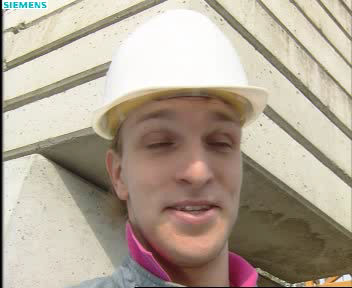
%> input picture Test/Set14/foreman.bmp, 352 x 288 px
$ octave test.m   (GNU Octave 9; MATLAB toolbox functions it lacks are replaced by stand-ins)
%> lines starting %> are read from the running program, lines starting %| are printed output that depends on the picture
clc;
clear;
close all;

image=im2double(rgb2gray(imread('Test\Set14\foreman.bmp')));
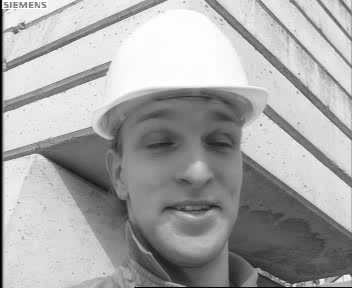
%> image: size 288x352 double; min 0, max 1, mean 0.656

imshow(image,'Border','tight');
rectangle('Position',[185 178 4 4],'EdgeColor',[1 0 0]);
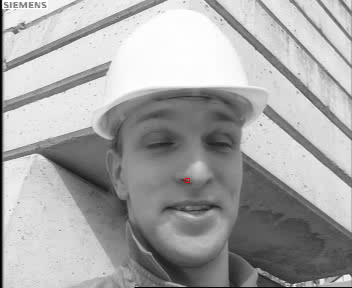
%> figure redrawn from the program's plot data

imwrite(image(178:181,185:188),'test.bmp');

$ run again, with Test/Set14/bridge.bmp copied over Test/Set14/foreman.bmp
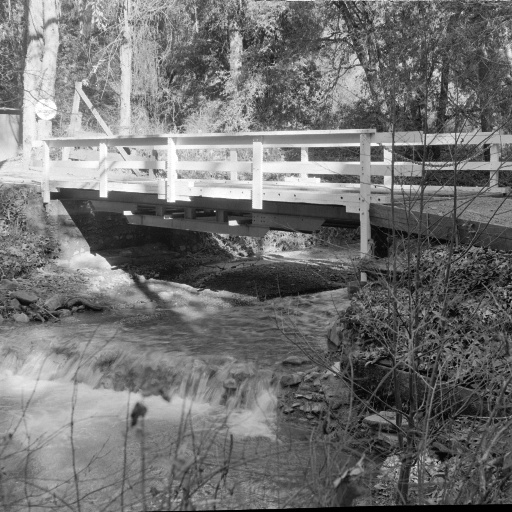
%> input picture Test/Set14/bridge.bmp, 512 x 512 px
%> `rectangle('Position',[185 178 4 4],'EdgeColor',[1 0 0]);`:
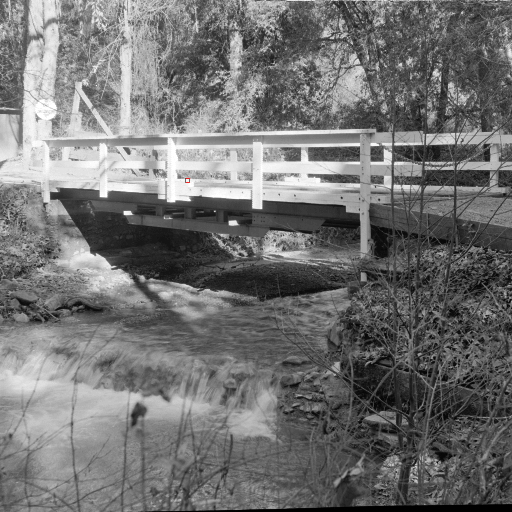
%> figure redrawn from the program's plot data
